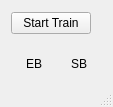
<?xml version="1.0" encoding="UTF-8"?>
<ui version="4.0">
 <class>LightRunner</class>
 <widget class="QMainWindow" name="LightRunner">
  <property name="geometry">
   <rect>
    <x>0</x>
    <y>0</y>
    <width>113</width>
    <height>107</height>
   </rect>
  </property>
  <property name="windowTitle">
   <string>LightRunner</string>
  </property>
  <widget class="QWidget" name="centralWidget">
   <layout class="QVBoxLayout" name="verticalLayout">
    <item>
     <layout class="QHBoxLayout" name="horizontalLayout">
      <item>
       <spacer name="horizontalSpacer">
        <property name="orientation">
         <enum>Qt::Horizontal</enum>
        </property>
        <property name="sizeHint" stdset="0">
         <size>
          <width>29</width>
          <height>20</height>
         </size>
        </property>
       </spacer>
      </item>
      <item>
       <widget class="QPushButton" name="m_StartEVCButton">
        <property name="text">
         <string>Start Train</string>
        </property>
       </widget>
      </item>
      <item>
       <spacer name="horizontalSpacer_2">
        <property name="orientation">
         <enum>Qt::Horizontal</enum>
        </property>
        <property name="sizeHint" stdset="0">
         <size>
          <width>69</width>
          <height>25</height>
         </size>
        </property>
       </spacer>
      </item>
     </layout>
    </item>
    <item>
     <spacer name="verticalSpacer">
      <property name="orientation">
       <enum>Qt::Vertical</enum>
      </property>
      <property name="sizeHint" stdset="0">
       <size>
        <width>20</width>
        <height>0</height>
       </size>
      </property>
     </spacer>
    </item>
    <item>
     <layout class="QHBoxLayout" name="horizontalLayout_2">
      <item>
       <spacer name="horizontalSpacer_3">
        <property name="orientation">
         <enum>Qt::Horizontal</enum>
        </property>
        <property name="sizeHint" stdset="0">
         <size>
          <width>29</width>
          <height>20</height>
         </size>
        </property>
       </spacer>
      </item>
      <item>
       <widget class="QToolButton" name="m_EBButton">
        <property name="enabled">
         <bool>false</bool>
        </property>
        <property name="palette">
         <palette>
          <active>
           <colorrole role="WindowText">
            <brush brushstyle="SolidPattern">
             <color alpha="255">
              <red>34</red>
              <green>31</green>
              <blue>30</blue>
             </color>
            </brush>
           </colorrole>
           <colorrole role="Dark">
            <brush brushstyle="SolidPattern">
             <color alpha="255">
              <red>0</red>
              <green>0</green>
              <blue>0</blue>
             </color>
            </brush>
           </colorrole>
           <colorrole role="Text">
            <brush brushstyle="SolidPattern">
             <color alpha="255">
              <red>34</red>
              <green>31</green>
              <blue>30</blue>
             </color>
            </brush>
           </colorrole>
           <colorrole role="ButtonText">
            <brush brushstyle="SolidPattern">
             <color alpha="255">
              <red>34</red>
              <green>31</green>
              <blue>30</blue>
             </color>
            </brush>
           </colorrole>
          </active>
          <inactive>
           <colorrole role="WindowText">
            <brush brushstyle="SolidPattern">
             <color alpha="255">
              <red>34</red>
              <green>31</green>
              <blue>30</blue>
             </color>
            </brush>
           </colorrole>
           <colorrole role="Dark">
            <brush brushstyle="SolidPattern">
             <color alpha="255">
              <red>0</red>
              <green>0</green>
              <blue>0</blue>
             </color>
            </brush>
           </colorrole>
           <colorrole role="Text">
            <brush brushstyle="SolidPattern">
             <color alpha="255">
              <red>34</red>
              <green>31</green>
              <blue>30</blue>
             </color>
            </brush>
           </colorrole>
           <colorrole role="ButtonText">
            <brush brushstyle="SolidPattern">
             <color alpha="255">
              <red>34</red>
              <green>31</green>
              <blue>30</blue>
             </color>
            </brush>
           </colorrole>
          </inactive>
          <disabled>
           <colorrole role="WindowText">
            <brush brushstyle="SolidPattern">
             <color alpha="255">
              <red>0</red>
              <green>0</green>
              <blue>0</blue>
             </color>
            </brush>
           </colorrole>
           <colorrole role="Dark">
            <brush brushstyle="SolidPattern">
             <color alpha="255">
              <red>0</red>
              <green>0</green>
              <blue>0</blue>
             </color>
            </brush>
           </colorrole>
           <colorrole role="Text">
            <brush brushstyle="SolidPattern">
             <color alpha="255">
              <red>0</red>
              <green>0</green>
              <blue>0</blue>
             </color>
            </brush>
           </colorrole>
           <colorrole role="ButtonText">
            <brush brushstyle="SolidPattern">
             <color alpha="255">
              <red>0</red>
              <green>0</green>
              <blue>0</blue>
             </color>
            </brush>
           </colorrole>
          </disabled>
         </palette>
        </property>
        <property name="text">
         <string>EB</string>
        </property>
        <property name="checkable">
         <bool>true</bool>
        </property>
        <property name="checked">
         <bool>false</bool>
        </property>
        <property name="autoRaise">
         <bool>true</bool>
        </property>
       </widget>
      </item>
      <item>
       <spacer name="horizontalSpacer_4">
        <property name="orientation">
         <enum>Qt::Horizontal</enum>
        </property>
        <property name="sizeHint" stdset="0">
         <size>
          <width>29</width>
          <height>20</height>
         </size>
        </property>
       </spacer>
      </item>
      <item>
       <widget class="QToolButton" name="m_SBButton">
        <property name="enabled">
         <bool>false</bool>
        </property>
        <property name="palette">
         <palette>
          <active>
           <colorrole role="WindowText">
            <brush brushstyle="SolidPattern">
             <color alpha="255">
              <red>34</red>
              <green>31</green>
              <blue>30</blue>
             </color>
            </brush>
           </colorrole>
           <colorrole role="Dark">
            <brush brushstyle="SolidPattern">
             <color alpha="255">
              <red>0</red>
              <green>0</green>
              <blue>0</blue>
             </color>
            </brush>
           </colorrole>
           <colorrole role="Text">
            <brush brushstyle="SolidPattern">
             <color alpha="255">
              <red>34</red>
              <green>31</green>
              <blue>30</blue>
             </color>
            </brush>
           </colorrole>
           <colorrole role="ButtonText">
            <brush brushstyle="SolidPattern">
             <color alpha="255">
              <red>34</red>
              <green>31</green>
              <blue>30</blue>
             </color>
            </brush>
           </colorrole>
          </active>
          <inactive>
           <colorrole role="WindowText">
            <brush brushstyle="SolidPattern">
             <color alpha="255">
              <red>34</red>
              <green>31</green>
              <blue>30</blue>
             </color>
            </brush>
           </colorrole>
           <colorrole role="Dark">
            <brush brushstyle="SolidPattern">
             <color alpha="255">
              <red>0</red>
              <green>0</green>
              <blue>0</blue>
             </color>
            </brush>
           </colorrole>
           <colorrole role="Text">
            <brush brushstyle="SolidPattern">
             <color alpha="255">
              <red>34</red>
              <green>31</green>
              <blue>30</blue>
             </color>
            </brush>
           </colorrole>
           <colorrole role="ButtonText">
            <brush brushstyle="SolidPattern">
             <color alpha="255">
              <red>34</red>
              <green>31</green>
              <blue>30</blue>
             </color>
            </brush>
           </colorrole>
          </inactive>
          <disabled>
           <colorrole role="WindowText">
            <brush brushstyle="SolidPattern">
             <color alpha="255">
              <red>0</red>
              <green>0</green>
              <blue>0</blue>
             </color>
            </brush>
           </colorrole>
           <colorrole role="Dark">
            <brush brushstyle="SolidPattern">
             <color alpha="255">
              <red>0</red>
              <green>0</green>
              <blue>0</blue>
             </color>
            </brush>
           </colorrole>
           <colorrole role="Text">
            <brush brushstyle="SolidPattern">
             <color alpha="255">
              <red>0</red>
              <green>0</green>
              <blue>0</blue>
             </color>
            </brush>
           </colorrole>
           <colorrole role="ButtonText">
            <brush brushstyle="SolidPattern">
             <color alpha="255">
              <red>0</red>
              <green>0</green>
              <blue>0</blue>
             </color>
            </brush>
           </colorrole>
          </disabled>
         </palette>
        </property>
        <property name="text">
         <string>SB</string>
        </property>
        <property name="checkable">
         <bool>true</bool>
        </property>
        <property name="checked">
         <bool>false</bool>
        </property>
        <property name="autoRaise">
         <bool>true</bool>
        </property>
       </widget>
      </item>
      <item>
       <spacer name="horizontalSpacer_5">
        <property name="orientation">
         <enum>Qt::Horizontal</enum>
        </property>
        <property name="sizeHint" stdset="0">
         <size>
          <width>29</width>
          <height>20</height>
         </size>
        </property>
       </spacer>
      </item>
     </layout>
    </item>
   </layout>
  </widget>
  <widget class="QStatusBar" name="statusBar"/>
 </widget>
 <layoutdefault spacing="6" margin="11"/>
 <resources/>
 <connections/>
</ui>
